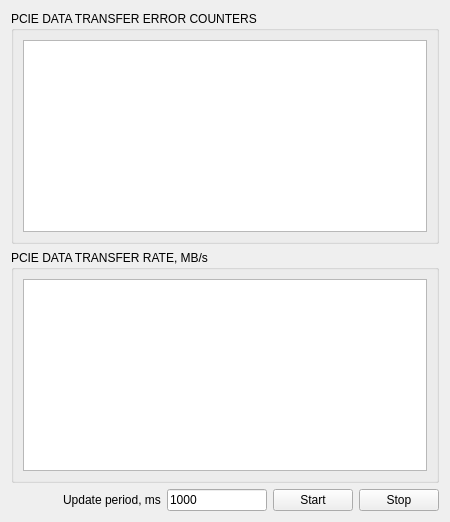
      <widget class="QWidget" name="tab_2">
       <attribute name="title">
        <string>PCI Express data rate</string>
       </attribute>
       <layout class="QGridLayout" name="gridLayout_11">
        <item row="2" column="3">
         <widget class="QLineEdit" name="leUpdateInfoPeriod">
          <property name="maximumSize">
           <size>
            <width>100</width>
            <height>16777215</height>
           </size>
          </property>
          <property name="text">
           <string>1000</string>
          </property>
         </widget>
        </item>
        <item row="2" column="4">
         <widget class="QPushButton" name="pbStartPcieTest">
          <property name="text">
           <string>Start</string>
          </property>
         </widget>
        </item>
        <item row="2" column="5">
         <widget class="QPushButton" name="pbStopPcieTest">
          <property name="text">
           <string>Stop</string>
          </property>
         </widget>
        </item>
        <item row="2" column="2">
         <widget class="QLabel" name="label_14">
          <property name="text">
           <string>Update period, ms</string>
          </property>
         </widget>
        </item>
        <item row="0" column="0" colspan="6">
         <widget class="QGroupBox" name="groupBox_6">
          <property name="title">
           <string>PCIE DATA TRANSFER ERROR COUNTERS</string>
          </property>
          <layout class="QGridLayout" name="gridLayout_13">
           <item row="0" column="0">
            <widget class="QTableWidget" name="tableError"/>
           </item>
          </layout>
         </widget>
        </item>
        <item row="1" column="0" colspan="6">
         <widget class="QGroupBox" name="groupBox_5">
          <property name="title">
           <string>PCIE DATA TRANSFER RATE, MB/s</string>
          </property>
          <layout class="QGridLayout" name="gridLayout_12">
           <item row="0" column="0">
            <widget class="QTableWidget" name="tableRate"/>
           </item>
          </layout>
         </widget>
        </item>
        <item row="2" column="1">
         <spacer name="horizontalSpacer">
          <property name="orientation">
           <enum>Qt::Horizontal</enum>
          </property>
          <property name="sizeHint" stdset="0">
           <size>
            <width>40</width>
            <height>20</height>
           </size>
          </property>
         </spacer>
        </item>
       </layout>
      </widget>
